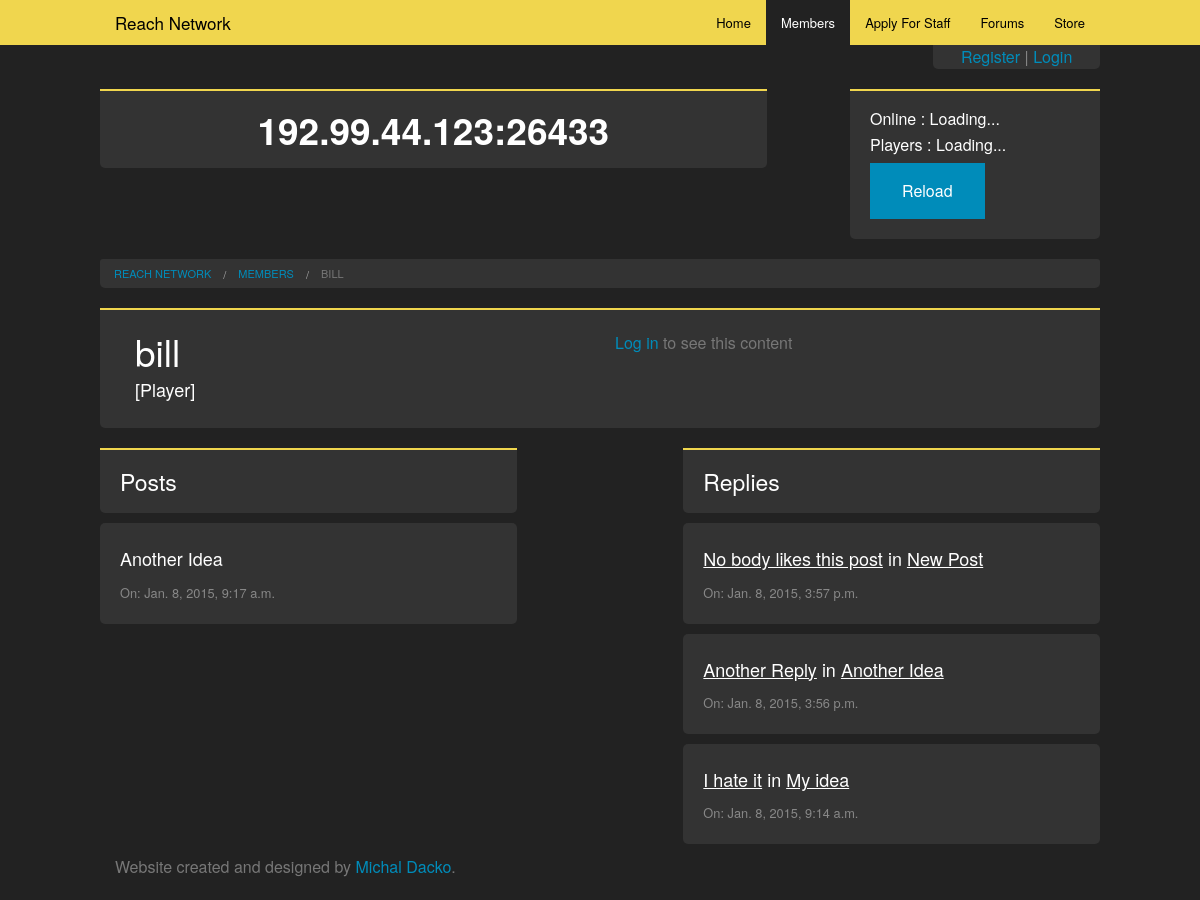
The page /members/bill/ on the database its author committed.
### members/models.py (models this page shows, shortened)
class Member(models.Model):
    user = models.OneToOneField(User)
    title = models.CharField(max_length=100, blank=True)
    ign = models.CharField(max_length=100)

### forums/models.py (models this page shows, shortened)
class Post(models.Model):
    title = models.CharField(max_length=200)
    text = models.TextField()
    topic = models.ForeignKey(Topic, null=True, blank=True)
    author = models.ForeignKey(Member, null=True, blank=True)
    date = models.DateTimeField("date published", null=True, blank=True)
    lastUpdated = models.DateTimeField("last updated", null=True, blank=True)

class Reply(models.Model):
    title = models.CharField(max_length=200)
    text = models.TextField()
    author = models.ForeignKey(Member, null=True, blank=True)
    post = models.ForeignKey(Post, null=True, blank=True)
    date = models.DateTimeField("date published", null=True, blank=True)

### members/views.py (the view)
# urls.py: url(r'^(?P<username>\w+)/$', 'members.views.profile'),
def profile(request, username):
    user = User.objects.get(username=username)
    member = Member.objects.get(user=user)
    posts = Post.objects.filter(author=member).order_by("-date")
    replies = Reply.objects.filter(author=member).order_by("-date")
    context = {"member": member, "posts": posts,
               "replies": replies}
    if request.method == "POST":
        form = NewPasswordForm(request.POST)
        if not form.is_valid():
            context.update({"form": form})
            return render_to_response("profile.html", context, context_instance=RequestContext(request))
        password = form.cleaned_data["password"]
        if request.user.is_authenticated and request.user == user:
            user.set_password(password)
            user.save()
            return HttpResponseRedirect("/members/logout")
        else:
            return HttpResponseRedirect("/members/" + username)
    else:
        form = NewPasswordForm()
        context.update({"form": form})
        return render_to_response("profile.html", context, context_instance=RequestContext(request))

### members/templates/profile.html (shortened to what this page needs)
{% extends "base.html" %}
{% block content %}
        <div class="row">
            <ul class="breadcrumbs">
                <li><a href="/">Reach Network</a></li>
                <li><a href="/members">Members</a></li>
                <li class="current"><a href="#">{{member.user.username}}</a></li>
            </ul>
        </div>
        <div class="row panel">
            <div class="small-12 medium-6 columns">
                <h2>{{member.user.username}}</h2>
                <h5>[{{member.title}}]</h5>
            </div>
            <div class="small-12 medium-6 columns">
            {% if user.is_authenticated %}
                <ul>
                    <li>Email: {{member.user.email}}</li>
                    <li>IGN: {{member.ign}}</li>
                </ul>
            {% else %}
                <p><a href="/members/login">Log in</a> to see this content</p>
            {% endif %}
            </div>
        </div>
        <div class="row">
            <div class="small-12 medium-5 columns">
                <div class="row panel">
                    <h4>Posts</h4>
                </div>
                {% for p in posts %}
                <div class="row forumItem" data-url="/forums/{{p.topic.title}}/{{p.id}}">
                    <h5>{{p.title}}</h5>
                    <small>On: {{p.date}}</small>
                </div>
                {% endfor %}
            </div>
            <div class="small-12 medium-5 columns">
                <div class="row panel">
                    <h4>Replies</h4>
                </div>
                {% for r in replies %}
                <div class="row forumItem" data-url="/forums/{{r.post.topic.title}}/{{r.post.id}}">
                    <h5><u>{{r.title}}</u> in <u>{{r.post.title}}</u></h5>
                    <small>On: {{r.date}}</small>
                </div>
                {% endfor %}
            </div>
        </div>
{% endblock %}

### static/css/app.css (style rules this page uses)
body { background: #222222; }
.panel { background: #333 !important; border-width: 0px !important; border-bottom-left-radius: 5px !important; border-bottom-right-radius: 5px !important; border-top: #F0D64E solid 2px !important; color: #888 !important; }
#account, .breadcrumbs { background: #333 !important; border-width: 0px !important; border-bottom-left-radius: 5px !important; border-bottom-right-radius: 5px !important; color: #888 !important; text-align: center; }
.forumItem, .forumReplyItem { padding: 20px; margin-top: 10px !important; margin-bottom: 10px !important; background: #333 !important; border-width: 0px !important; border-radius: 5px !important; color: #888 !important; }
p, label, p,li, li.current a { color: #777 !important; }
h2, h1, h3, h4, h5, h6 { color: white ! important; }

### rows shown on the page
Member: user.username "BILL", user.username "bill", title "Player"
Post: title "Another Idea", date "Jan. 8, 2015, 9:17 a.m."
Reply: title "No body likes this post", post "New Post", date "Jan. 8, 2015, 3:57 p.m."
Reply: title "Another Reply", post "Another Idea", date "Jan. 8, 2015, 3:56 p.m."
Reply: title "I hate it", post "My idea", date "Jan. 8, 2015, 9:14 a.m."
